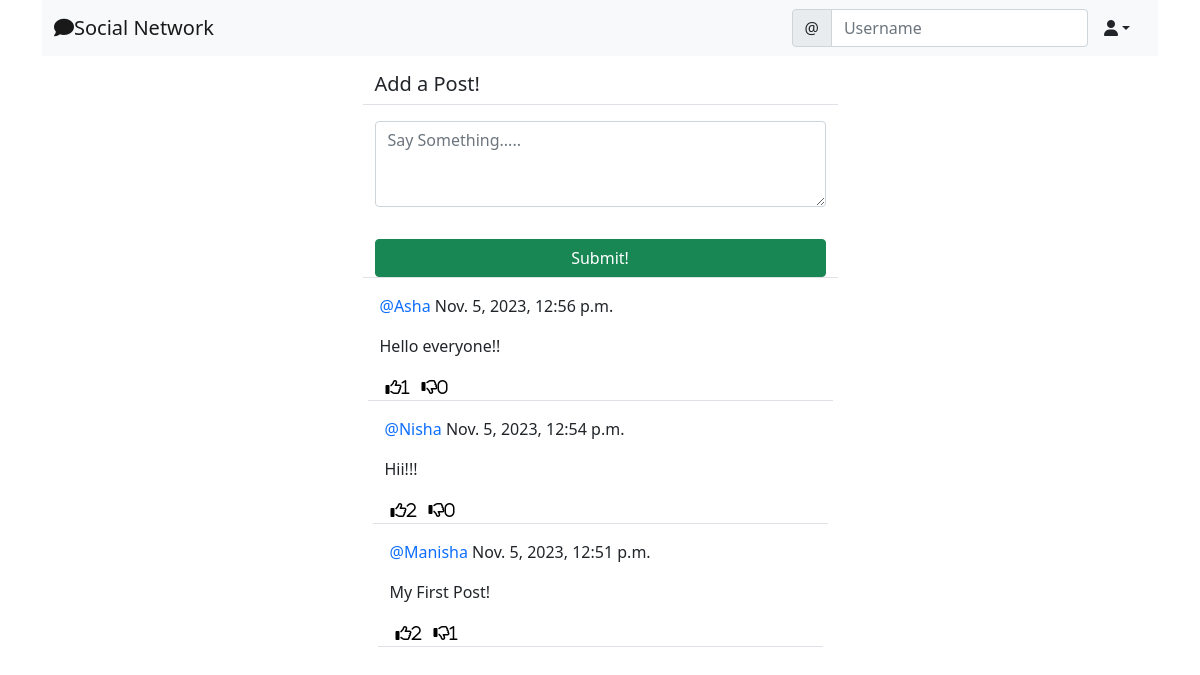
The app's page /social/ (signed in) with its own data.
### social/models.py (models this page shows)
class Post(models.Model):
    body= models.TextField()
    created_on=models.DateTimeField(default=timezone.now)
    author=models.ForeignKey(User,on_delete=models.CASCADE)
    likes=models.ManyToManyField(User,blank=True,related_name='likes')
    dislikes=models.ManyToManyField(User,blank=True,related_name='dislikes')

### social/views.py (the view, shortened to what this page needs)
# urls.py: path('',PostListView.as_view(), name='post-list'),
class PostListView(LoginRequiredMixin, View):
    def get(self,request,*args,**kwargs):
        posts=Post.objects.all().order_by('-created_on')
        form = PostForm()
        context={
            'post_list' : posts,
            'form' : form,
        }
        return render(request,'social/post_list.html',context)

### social/forms.py
class PostForm(forms.ModelForm):
    body = forms.CharField(
        label='',
        widget=forms.Textarea(attrs={
            'rows' : '3',
            'placeholder' : 'Say Something.....'
        }) )
    class Meta:
        model = Post
        fields=['body']

### social/templates/social/post_list.html (shortened to what this page needs)
{% extends 'landing/base.html' %}
{% load crispy_forms_tags %}
{% block content %}
<div class="container">
    <div class ="row justify-content-center mt-3">
        <div class ="col-md-5 col-sm-12 border-bottom">
        <h5>Add a Post!</h5>
        </div>
    </div>
    <div class ="row justify-content-center mt-3 mb-5 ">
        <div class ="col-md-5 col-sm-12 border-bottom">
        <form method="POST">
            {{form | crispy}}
            <div class="d-grid gap-2">
                <button class ="btn btn-success mt-3">Submit!</button>
        </form>
        </div>
    </div>
    {% for post in post_list %}
    <div class ="row justify-content-center mt-3">
    <div class ="col-md-5 col-sm-12 border-bottom position-relative">
        <p><a style="text-decoration:none" class="text-primary" href="{% url 'profile' post.author.profile.pk %}">
            @{{post.author}}</a><space>  </space>{{post.created_on}}</p>
        <div class="position-relative">
       <p>{{post.body}}</p>
    </div>
    <div class="d-flex flex-row">
        <form method="POST" action="{%url 'like' post.pk%}">
            <button style="background-color:transparent; border:none; box-shadow:none ;" type="submit">
            <i class="far fa-thumbs-up"><span>{{ post.likes.all.count }}</span></i>
            </button>
        </form>
        <form method="POST" action="{%url 'dislike' post.pk%}">
            <button style="background-color:transparent; border:none; box-shadow:none ;" type="submit">
            <i class="far fa-thumbs-down">{{ post.dislikes.all.count }}</i>
            </button>
        </form>
    </div>
</div>
{% endfor %}
</div>
{% endblock content %}

### records on screen
Post: author "Asha", created_on "Nov. 5, 2023, 12:56 p.m.", body "Hello everyone!!", likes.all.count "1", dislikes.all.count "0"
Post: author "Nisha", created_on "Nov. 5, 2023, 12:54 p.m.", body "Hii!!!", likes.all.count "2", dislikes.all.count "0"
Post: author "Manisha", created_on "Nov. 5, 2023, 12:51 p.m.", body "My First Post!", likes.all.count "2", dislikes.all.count "1"
